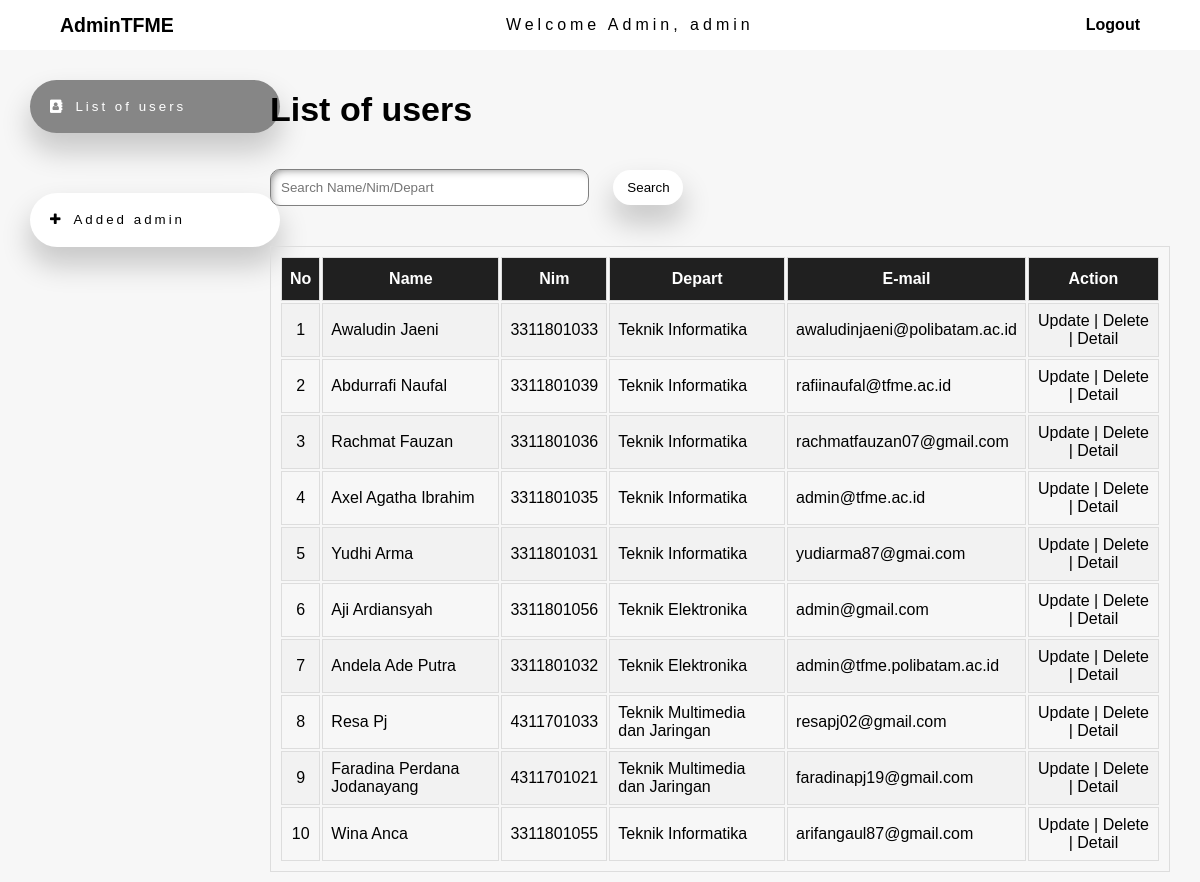
The page /admin/index.php (signed in) on the database its author committed.
### tables this page shows
CREATE TABLE `tb_user` (
  `id` int(11) NOT NULL,
  `nama` varchar(50) NOT NULL,
  `psw` varchar(50) NOT NULL,
  `depart` varchar(100) NOT NULL,
  `email` varchar(50) NOT NULL,
  `nim` varchar(10) NOT NULL,
  `lastactivity` datetime NOT NULL DEFAULT current_timestamp(),
  `logout` datetime NOT NULL DEFAULT current_timestamp()
);

### admin/functions.php (called while the page is built, shortened)
<?php
$conn = mysqli_connect("localhost", "root", "", "interactive");
function query($query){
    global $conn;
    $result = mysqli_query($conn, $query);
    $rows = [];
    while ( $row = mysqli_fetch_assoc($result)){
        $rows[] = $row;
    }
    return $rows;
    var_dump($rows);
}
?>

### admin/index.php (the view, shortened to what this page needs)
<?php
require 'functions.php';
$mahasiswa = query("SELECT * FROM tb_user");
?>
<!DOCTYPE html>
<html lang="en">
<head>
    <link rel="stylesheet" href="css/style.css">
    <link rel="stylesheet" href="https://stackpath.bootstrapcdn.com/font-awesome/4.7.0/css/font-awesome.min.css">
</head>
<body>
    <nav>
        <div class="kiri">
            <h2>AdminTFME</h2>
        </div>
        <div class="title">
            <p>Welcome Admin, <?= $_SESSION["adm"]["username"] ?></p>
        </div>
        <div class="kanan">
            <a href="logout.php">Logout</a>
        </div>
    </nav>
    <div class="container">
        <div class="sidebar">
            <a href="index.php" class="btn"><button class="current" disabled><i class="fa fa-address-book fa-sm" aria-hidden="true"></i>List of users</button></a>
            <a href="tambahAdmin.php" class="btn"><button class="klik"><i class="fa fa-plus" aria-hidden="true"></i>Added admin</button></a>
        </div>
        <div class="konten">
            <h4>List of users</h4>
            <form action="" method="post">
                <input type="text" name="keyword" size="40" placeholder="Search Name/Nim/Depart" autofocus autocomplete="off">
                <button type="submit" name="cari">Search</button>
            </form>
            <table>
                <tr>
                    <th>No</th>
                    <th>Name</th>
                    <th>Nim</th>
                    <th>Depart</th>
                    <th>E-mail</th>
                    <th>Action</th>
                </tr>
                <?php $i=1; ?>
                <?php foreach ($mahasiswa as $mhs) : ?>
                <tr>
                    <td><?= $i;?></td>
                    <td><?= ucwords($mhs["nama"]); ?></td>
                    <td><?= $mhs["nim"]; ?></td>
                    <td><?= $mhs["depart"]; ?></td>
                    <td><?= $mhs["email"]; ?></td>
                    <td style="text-align:center ;">
                        <a href="ubah.php?id=<?= $mhs["id"]?>">Update |</a>
                        <a href="hapus.php?id=<?= $mhs["id"]?>" onclick="return confirm('Do You Want to Delete ?');">Delete |</a>
                        <a href="detail.php?id=<?= $mhs["id"]; ?>">Detail</a>
                    </td>
                </tr>
                <?php $i++; ?>
                <?php endforeach; ?>
            </table>
        </div>
    </div>
</body>
</html>

### admin/css/style.css (style rules this page uses)
* { margin: 0; padding: 0; font-family: Helvetica, Arial, sans-serif; }
body { background-color: rgb(247, 247, 247); }
nav { display: flex; flex: 1; justify-content: space-between; width: 100%; align-items: center; height: 50px; background-color: white; }
nav div { margin: 60px; }
nav .kiri { font-size: 13px; }
nav .title { font-weight: 400px; letter-spacing: 4px; }
nav .kanan a { font-weight: 700; color: black; text-decoration: none; }
.container { display: flex; }
.container div { width: 15%; height: auto; }
.container .sidebar button { width: 250px; border: none; flex-direction: column; height: auto; color: black; text-decoration: none; margin: 10px; padding: 10px; box-sizing: border-box; border-radius: 30px; cursor: pointer; background-color: white; box-shadow: 0px 17px 28px 2px rgba(0, 0, 0, 0.19); }
.sidebar a button i { padding: 10px; }
.container .sidebar { width: 20%; }
.container .konten { width: 70%; }
.container .sidebar a button { text-align: left; box-sizing: border-box; display: inline-block; letter-spacing: 3px; font-weight: 530; margin: 30px 30px; text-decoration: none; color: black; outline: 0; }
.sidebar a button.current { cursor: auto; color: white; background-color: rgb(134, 134, 134); }
.container div.konten { margin: 30px 30px 10px 30px; flex: 1; }
.konten h4 { font-size: 34px; margin: 10px 0 40px 0; }
.konten input { box-sizing: border-box; padding: 10px; margin-bottom: 40px; border-radius: 10px; border: 1px solid grey; box-shadow: inset 4px 4px 10px -5px rgba(0, 0, 0, 0.57); }
.konten button { cursor: pointer; box-shadow: 0px 17px 28px 2px rgba(0, 0, 0, 0.19); border-radius: 20px; margin: 0 0 0 20px; width: 70px; height: 35px; padding: 8px; box-sizing: border-box; background-color: white; border: none; }
.konten table { width: 100%; border: 1px solid #ddd; padding: 8px; }
table td, table th { border: 1px solid #ddd; padding: 8px; }
table tr:nth-child(even) { background-color: #f2f2f2; }
table th { padding-top: 12px; padding-bottom: 12px; background-color: #202020; color: white; }
.konten td:last-child a { text-decoration: none; color: black; text-decoration: none; }
table tr td:nth-child(1) { text-align: center; }

### rows shown on the page
tb_user: nama "Awaludin Jaeni", nim "3311801033", depart "Teknik Informatika", email "awaludinjaeni@polibatam.ac.id"
tb_user: nama "Abdurrafi Naufal", nim "3311801039", depart "Teknik Informatika", email "rafiinaufal@tfme.ac.id"
tb_user: nama "Rachmat Fauzan", nim "3311801036", depart "Teknik Informatika", email "rachmatfauzan07@gmail.com"
tb_user: nama "Axel Agatha Ibrahim", nim "3311801035", depart "Teknik Informatika", email "admin@tfme.ac.id"
tb_user: nama "Yudhi Arma", nim "3311801031", depart "Teknik Informatika", email "yudiarma87@gmai.com"
tb_user: nama "Aji Ardiansyah", nim "3311801056", depart "Teknik Elektronika", email "admin@gmail.com"
tb_user: nama "Andela Ade Putra", nim "3311801032", depart "Teknik Elektronika", email "admin@tfme.polibatam.ac.id"
tb_user: nama "Resa Pj", nim "4311701033", depart "Teknik Multimedia dan Jaringan", email "resapj02@gmail.com"
tb_user: nama "Faradina Perdana Jodanayang", nim "4311701021", depart "Teknik Multimedia dan Jaringan", email "faradinapj19@gmail.com"
tb_user: nama "Wina Anca", nim "3311801055", depart "Teknik Informatika", email "arifangaul87@gmail.com"

### other values the page prints
$_SESSION["adm"]["username"] "admin"
